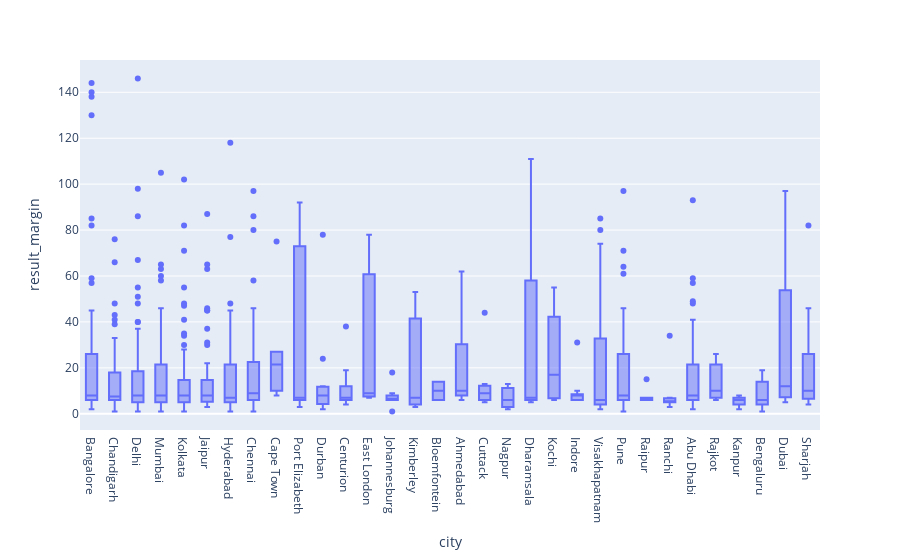

The notebook cell saved with this chart:
### Code cell
# 7. Identify the outliers in each column.

# To find the outliers we plot a boxplot of the dataframe
import plotly.express as px
fig = px.box(matches, y="result_margin", x="city")
fig.show()

### Figure 1 — Plotly figure (JSON) as saved in the notebook; plotly's stock layout.template omitted (floating-point values rounded to 4 significant figures; data arrays with more than 128 entries replaced by an {"elided": "..."} marker saying what was removed)
{"data": [{"alignmentgroup": "True", "hovertemplate": "city=%{x}<br>result_margin=%{y}<extra></extra>", "legendgroup": "", "marker": {"color": "#636efa"}, "name": "", "notched": false, "offsetgroup": "", "orientation": "v", "showlegend": false, "type": "box", "x": {"elided": "816 str values"}, "x0": " ", "xaxis": "x", "y": {"elided": "816 int values"}, "y0": " ", "yaxis": "y"}], "layout": {"boxmode": "group", "legend": {"tracegroupgap": 0}, "margin": {"t": 60}, "xaxis": {"anchor": "y", "domain": [0, 1], "title": {"text": "city"}}, "yaxis": {"anchor": "x", "domain": [0, 1], "title": {"text": "result_margin"}}}}
